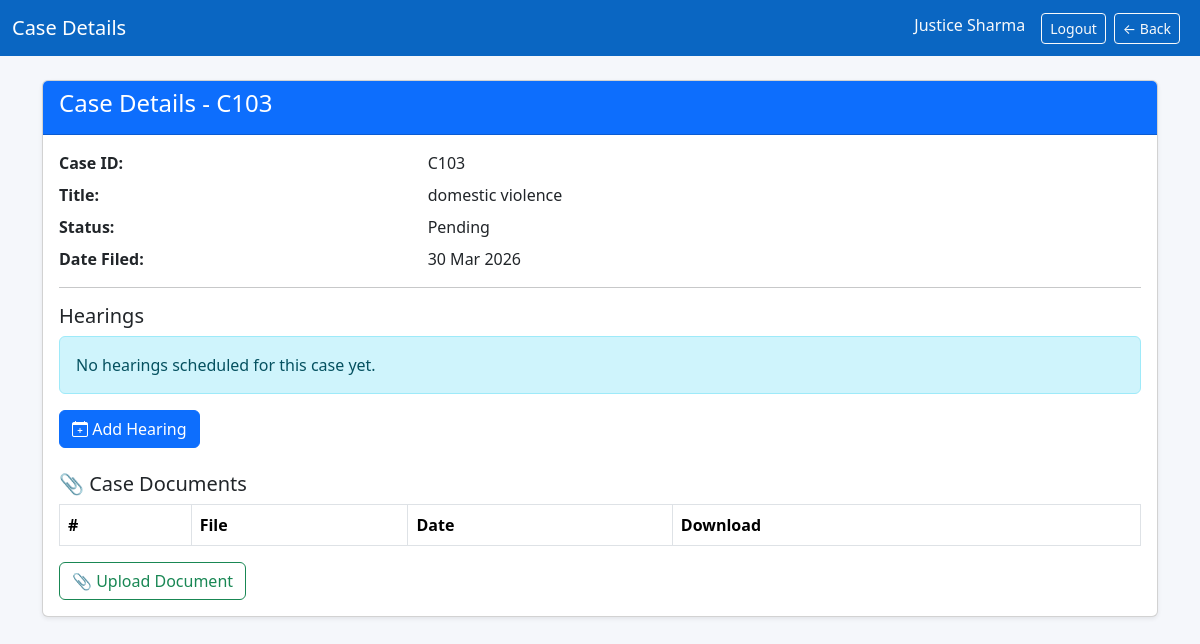
Page /view_case.php?case_id=C103 (signed in) on the earlier database version.
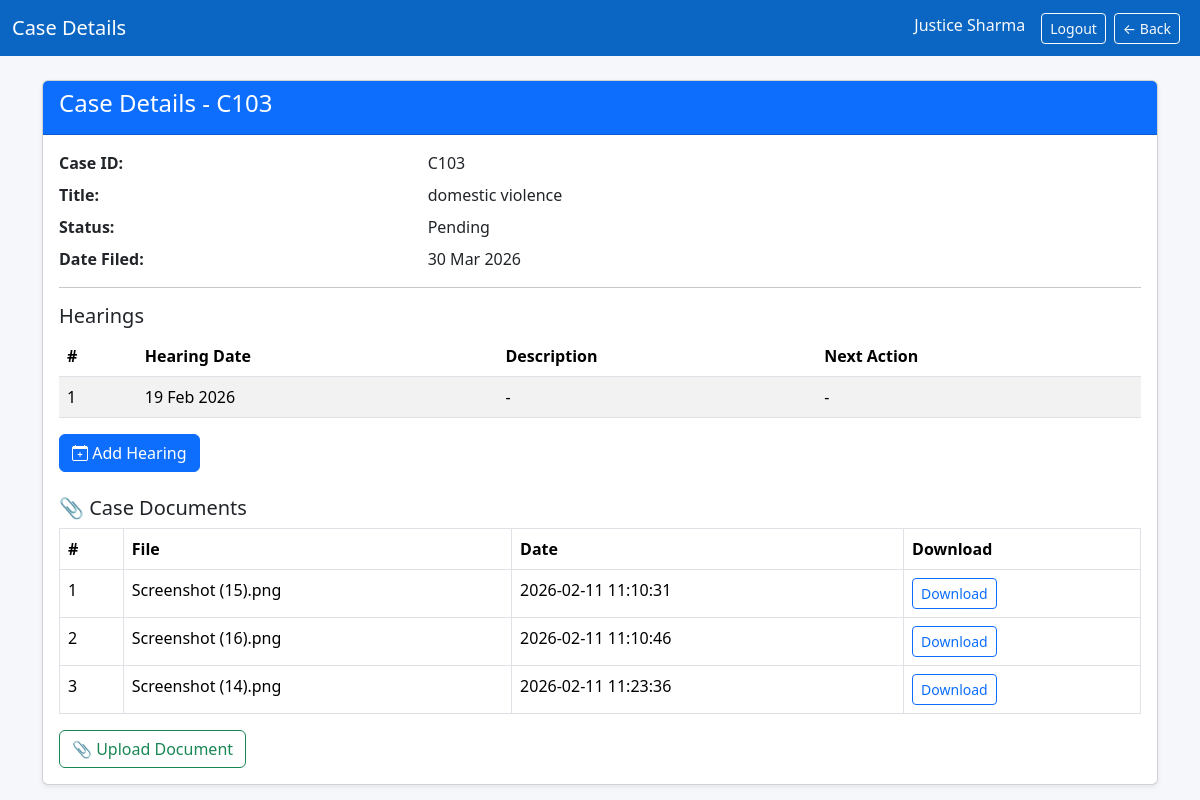
Same page on the later database version.
### tables this page shows
CREATE TABLE `hearings` (
  `hearing_id` varchar(10) NOT NULL,
  `case_id` varchar(10) DEFAULT NULL,
  `hearing_date` date DEFAULT NULL,
  `court_name` varchar(100) DEFAULT NULL,
  `created_at` timestamp NOT NULL DEFAULT current_timestamp(),
  `created_by` int(11) DEFAULT NULL
);

CREATE TABLE `documents` (
  `doc_id` int(11) NOT NULL,
  `case_id` varchar(20) NOT NULL,
  `uploaded_by` int(11) NOT NULL,
  `file_name` varchar(255) NOT NULL,
  `file_path` varchar(255) NOT NULL,
  `uploaded_at` timestamp NOT NULL DEFAULT current_timestamp()
);

### auth_check.php (called while the page is built, shortened)
<?php
function can($action) {
    $role = $_SESSION['user_role'] ?? 'guest';
    $permissions = [
        'add_case'        => ['admin', 'clerk'],
        'edit_case'       => ['admin', 'clerk'],
        'delete_case'     => ['admin'],
        'add_hearing'     => ['admin', 'judge'],
        'add_judgement'   => ['admin', 'judge'],
        'view_case'       => ['admin', 'judge', 'lawyer', 'clerk'],
        'view_hearing'    => ['admin', 'judge', 'lawyer'],
        'view_judgement'  => ['admin', 'judge', 'lawyer'],
        'upload_document' => ['admin', 'judge', 'lawyer'],
        'manage_users'    => ['admin'],
        'export_data'     => ['admin', 'analyst','judge'],
    ];
    return isset($permissions[$action]) && in_array($role, $permissions[$action]);
}
?>

### view_case.php (the view, shortened to what the changed rows need)
<?php
require_once("auth_check.php");
require_once("connect.php");
$case_id = mysqli_real_escape_string($conn, $_GET['case_id']);
$query = mysqli_query($conn, "SELECT * FROM cases WHERE case_id='$case_id'");
$case = mysqli_fetch_assoc($query);
$hearingsQuery = mysqli_query($conn, "SELECT * FROM hearings WHERE case_id='$case_id' ORDER BY hearing_date ASC");
?>
<!DOCTYPE html>
<html lang="en">
<head>
    <link href="https://cdn.jsdelivr.net/npm/bootstrap@5.3.2/dist/css/bootstrap.min.css" rel="stylesheet">
</head>
<body style="background: #f5f7fb;">
<div class="container mt-4">
    <div class="card shadow-sm">
        <div class="card-body">
            <div class="row mb-2">
                <div class="col-md-4"><strong>Case ID:</strong></div>
                <div class="col-md-8"><?php echo htmlspecialchars($case['case_id']); ?></div>
            </div>
            <div class="row mb-2">
                <div class="col-md-4"><strong>Title:</strong></div>
                <div class="col-md-8"><?php echo htmlspecialchars($case['title']); ?></div>
            </div>
            <div class="row mb-2">
                <div class="col-md-4"><strong>Status:</strong></div>
                <div class="col-md-8"><?php echo htmlspecialchars($case['status']); ?></div>
            </div>
            <div class="row mb-2">
                <div class="col-md-4"><strong>Date Filed:</strong></div>
                <div class="col-md-8"><?php echo date('d M Y', strtotime($case['date_filed'])); ?></div>
            </div>
            <hr>
            <h5>Hearings</h5>
            <?php if (mysqli_num_rows($hearingsQuery) > 0): ?>
                <table class="table table-striped">
                    <thead>
                        <tr>
                            <th>#</th>
                            <th>Hearing Date</th>
                            <th>Description</th>
                            <th>Next Action</th>
                        </tr>
                    </thead>
                    <tbody>
                        <?php $i = 1; while ($hearing = mysqli_fetch_assoc($hearingsQuery)): ?>
                            <tr>
                                <td><?php echo $i++; ?></td>
                                <td><?php echo date('d M Y', strtotime($hearing['hearing_date'])); ?></td>
                                <td><?= htmlspecialchars($hearing['description'] ?? '-') ?></td>
                                <td><?= htmlspecialchars($hearing['next_action'] ?? '-') ?></td>
                            </tr>
                        <?php endwhile; ?>
                    </tbody>
                </table>
            <?php else: ?>
                <div class="alert alert-info">No hearings scheduled for this case yet.</div>
            <?php endif; ?>
            <div class="mt-3">
                    <?php if (
                            in_array($case['status'], ['Open','Pending'])
                            && can('add_hearing')
                        ): ?>
                            <a href="add_hearing.php?case_id=<?= urlencode($case['case_id']) ?>"
                            class="btn btn-primary">
                              </a>
                    <?php endif; ?>
            </div>
                        <h5 class="mt-4">📎 Case Documents</h5>
            <table class="table table-bordered">
            <tr>
            <th>#</th>
            <th>File</th>
            <th>Date</th>
            <th>Download</th>
            </tr>
            <?php
            $docs = mysqli_query($conn,"
                SELECT * FROM documents WHERE case_id='$case_id'
            ");
            $i = 1;
            while ($d = mysqli_fetch_assoc($docs)):
            ?>
            <tr>
            <td><?= $i++ ?></td>
            <td><?= htmlspecialchars($d['file_name']) ?></td>
            <td><?= $d['uploaded_at'] ?></td>
            <td>
            <a href="<?= $d['file_path'] ?>" class="btn btn-sm btn-outline-primary" download>
            Download
            </a>
            </td>
            </tr>
            <?php endwhile; ?>
            </table>
            <?php if (can('upload_document')): ?>
            <a href="upload_document.php?case_id=<?= urlencode($case_id) ?>&from=view_case"
            class="btn btn-outline-success">
            📎 Upload Document
            </a>
            <?php endif; ?>
        </div>
    </div>
</div>
<link rel="stylesheet" href="https://cdn.jsdelivr.net/npm/bootstrap-icons@1.10.0/font/bootstrap-icons.css">
</body>
</html>

Differences in the rows shown:
added hearings: hearing_date "19 Feb 2026", description "-", next_action "-"
added documents: file_name "Screenshot (15).png", uploaded_at "2026-02-11 11:10:31"
added documents: file_name "Screenshot (16).png", uploaded_at "2026-02-11 11:10:46"
added documents: file_name "Screenshot (14).png", uploaded_at "2026-02-11 11:23:36"
Other differences:
text no longer shown: "No hearings scheduled for this case yet."
text now shown: "# Hearing Date Description Next Action"
